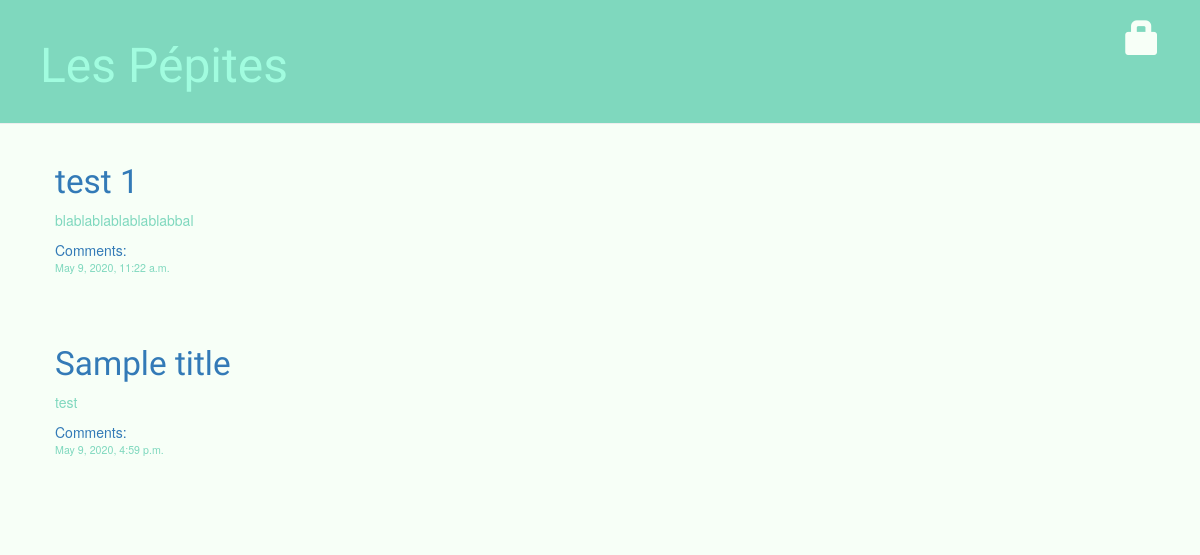
The app's page /, older data.
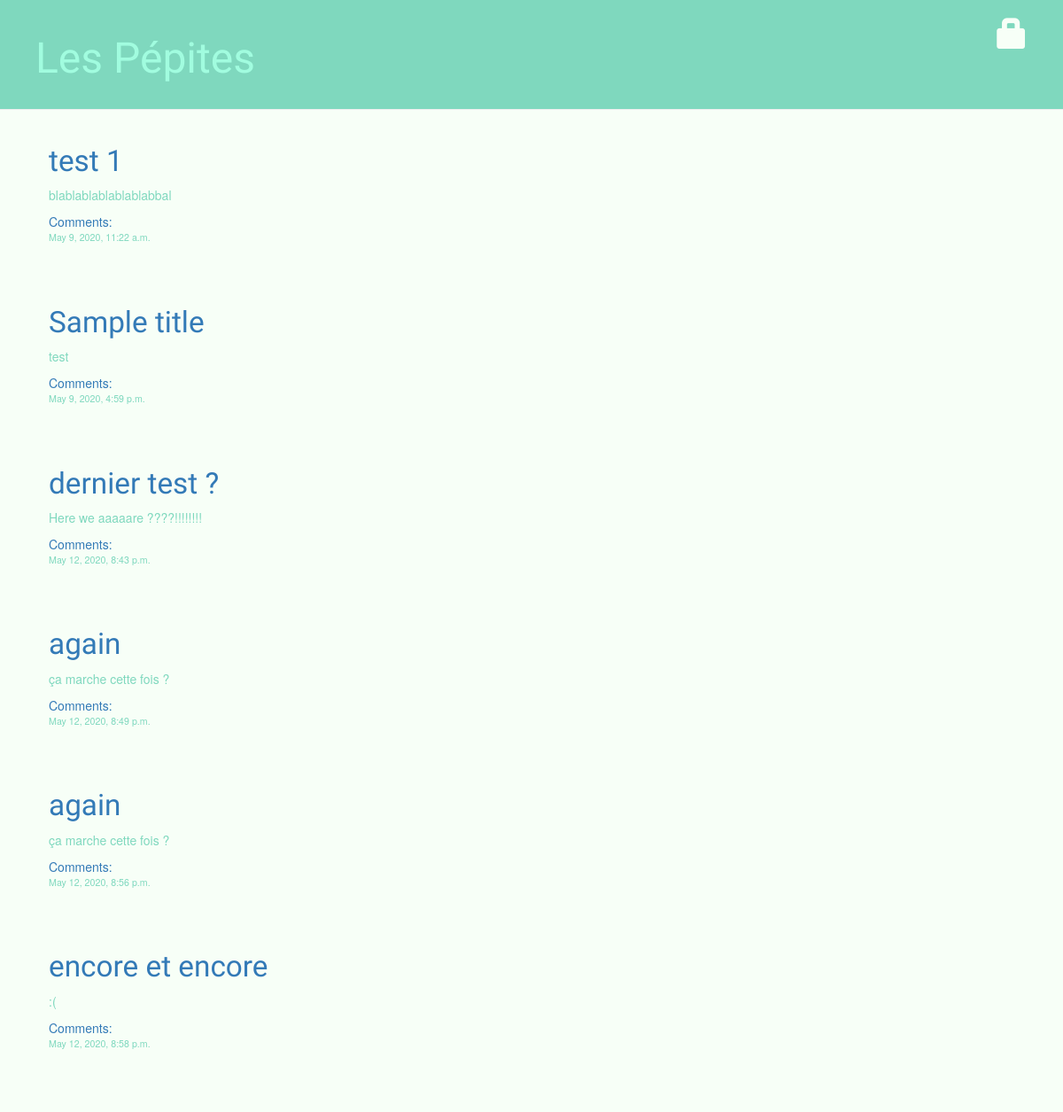
The same page, newer data.
### blog/models.py (models this page shows, shortened)
class Post(models.Model):
    author = models.ForeignKey(settings.AUTH_USER_MODEL, on_delete=models.CASCADE)
    title = models.CharField(max_length=200)
    text = models.TextField()
    created_date = models.DateTimeField(default=timezone.now)
    published_date = models.DateTimeField(blank=True, null=True)

### blog/views.py (the view)
# urls.py: path('',views.post_list, name='post_list'),
def post_list(request):
    posts = Post.objects.filter(published_date__lte = timezone.now()).order_by("published_date")
    return render(request, "blog/post_list.html",{"posts":posts})

### blog/templates/blog/post_list.html
{% extends 'blog/base.html' %}
{% block content %}
    {% for post in posts %}
        <div class="post">
            <h1><a href="{% url 'post_detail' pk=post.pk %}">{{ post.title }}</a></h2>
            <p>{{ post.text|linebreaksbr }}</p>
            <a href="{% url 'post_detail' pk=post.pk %}">Comments: {{ post.approved_comments.count }}</a>
            <div class="date">
                {{ post.published_date }}
        </div></div>
    {% endfor %}
{% endblock content %}

### blog/templates/blog/base.html (shortened to what this page needs)
{% load static %}
<html>
  <head>
    <link rel="stylesheet" href="//maxcdn.bootstrapcdn.com/bootstrap/3.2.0/css/bootstrap.min.css">
    <link rel="stylesheet" href="//maxcdn.bootstrapcdn.com/bootstrap/3.2.0/css/bootstrap-theme.min.css">
    <link rel = "stylesheet" href= "{% static 'css/blog.css' %}">
  </head>
  <body>
    <div class="page-header">
      {% if user.is_authenticated %}
        <a href="{% url 'post_new' %}" class="top-menu"><span class="glyphicon glyphicon-plus"></span></a>
        <a href="{% url 'post_draft_list' %}" class="top-menu"><span class="glyphicon glyphicon-edit"></span></a>
        <p class="top-menu">Hello {{ user.username }} <small>(<a href="{% url 'logout' %}">Log out</a>)</small></p>
      {% else %}
        <a href="{% url 'login' %}" class="top-menu"><span class="glyphicon glyphicon-lock"></span></a>
      {% endif %}
      <h1><a href="/">Les Pépites</a></h1>
</div>
<div class="content container">
    <div class="row">
        <div class="col-md-8">
        {% block content %}
        {% endblock %}
            </div>
        </div>
    </div>
</body>
</html>

### blog/static/css/blog.css (style rules this page uses)
.page-header { background-color: #7fd8be; margin-top: 0; padding: 20px 20px 20px 40px; }
.page-header h1, .page-header h1 a, .page-header h1 a:visited, .page-header h1 a:active { color: #a1fcdf; font-size: 36pt; text-decoration: none; }
.content { margin-left: 40px; }
h1, h2, h3, h4 { color: #7fd8be; font-family: 'Lobster', cursive; font-size: 25pt; }
.date { color: #7fd8be; font-size: 8pt; }
.top-menu, .top-menu:hover, .top-menu:visited { color:#f7fff7; float: right; font-size: 26pt; margin-right: 20px; }
.post { margin-bottom: 70px; color: #7fd8be; }
body { background-color: #f7fff7; }

Row changes from the older to the newer data that the page shows:
added Post: title "dernier test ?", text "Here we aaaaare ????!!!!!!!!", published_date "May 12, 2020, 8:43 p.m."
added Post: title "again", text "ça marche cette fois ?", published_date "May 12, 2020, 8:49 p.m."
added Post: title "again", text "ça marche cette fois ?", published_date "May 12, 2020, 8:56 p.m."
added Post: title "encore et encore", text ":(", published_date "May 12, 2020, 8:58 p.m."
